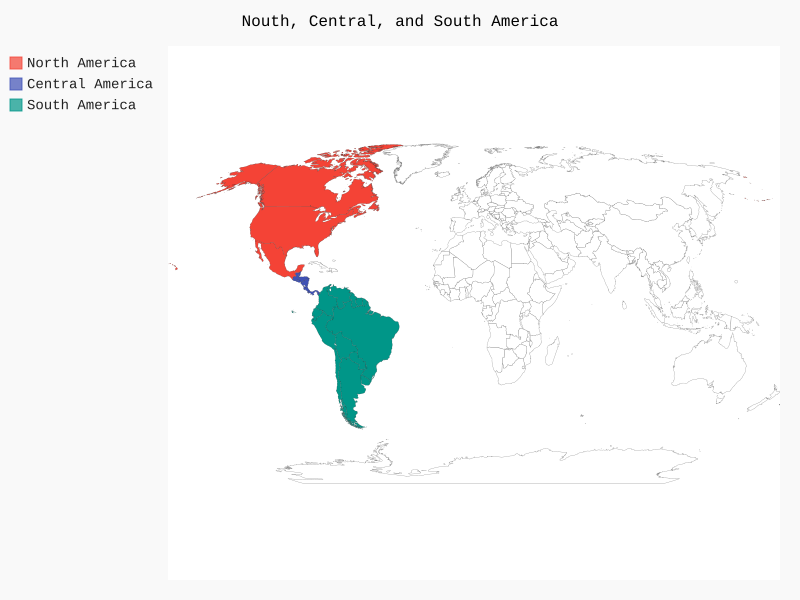

Recreate this plot in Python.
import pygal

wm = pygal.maps.world.World()
wm.title = 'Nouth, Central, and South America'

wm.add('North America', ['ca', 'mx', 'us'])
wm.add('Central America', ['bz', 'cr', 'gt', 'hn', 'ni', 'pa', 'sv'])
wm.add('South America', ['ar', 'bo', 'br', 'cl', 'co', 'ec', 'gf', 'gy',
    'pe', 'py', 'sr', 'uy', 've'])

wm.render_to_file('americas.svg')
